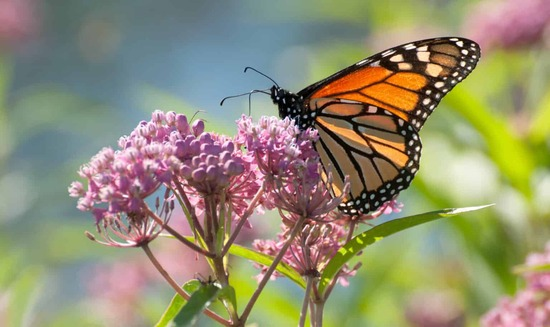
#> input picture Program & images/butterfly.jpg, 550 x 327 px
$ python work_2_2.py
#> lines starting #> are read from the running program, lines starting #| are printed output that depends on the picture
import numpy as np
import cv2

color = cv2.imread("butterfly.jpg", 1)
#> color is the input picture: shape (327, 550, 3); mean B, G, R 113.6, 141.5, 146.3
cv2.imshow("Image", color)
cv2.moveWindow("Image", 0, 0)               # window position to x=0 and y=0
print(color.shape)
#| (327, 550, 3)

height, width, channels = color.shape
#> height = 327; width = 550; channels = 3

b, g, r = cv2.split(color)                  # spliting separate colour channels
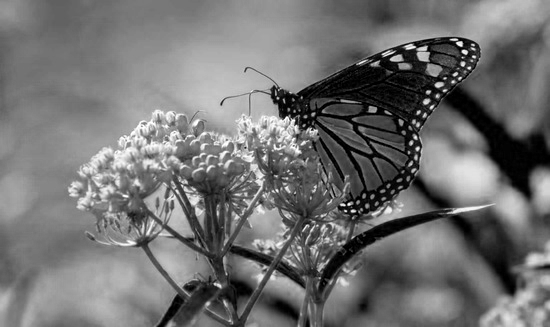
#> b: shape (327, 550); min 0, max 255, mean 113.6
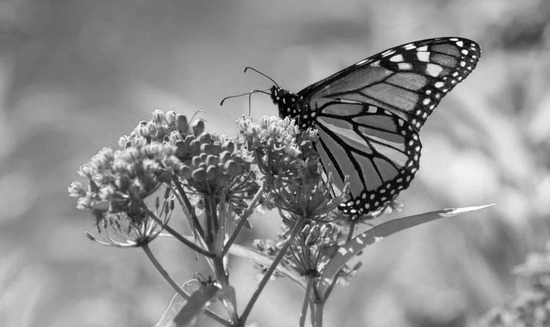
#> g: shape (327, 550); min 0, max 255, mean 141.5
rgb_split = np.empty([height, width*3, 3], 'uint8')

rgb_split[:, 0:width] = cv2.merge([b,b,b])
rgb_split[:, width:width*2] = cv2.merge([g,g,g])
rgb_split[:, width*2:width*3] = cv2.merge([r,r,r])
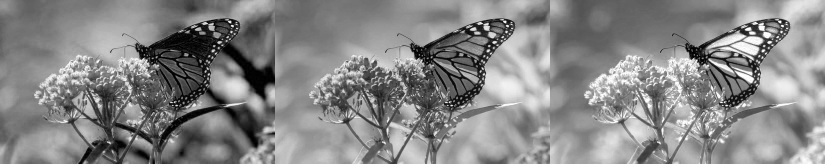
#> rgb_split: shape (327, 1650, 3) (shown at 1/2 size); min 0, max 255, mean 133.8

cv2.imshow("Channels", rgb_split)
cv2.moveWindow("Channels",0, height)        # postion it after height of original img

# RGB TO HSL CONVERSION
hsv = cv2.cvtColor(color, cv2.COLOR_BGR2HSV)
#> hsv: shape (327, 550, 3); mean H, S, V 67.6, 91.3, 159.7
h, s, v= cv2.split(hsv)
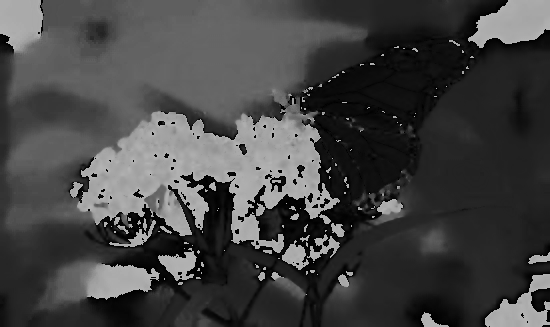
#> h: shape (327, 550); min 0, max 179, mean 67.6
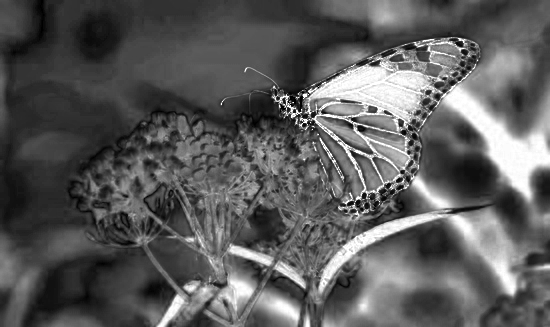
#> s: shape (327, 550); min 0, max 255, mean 91.3
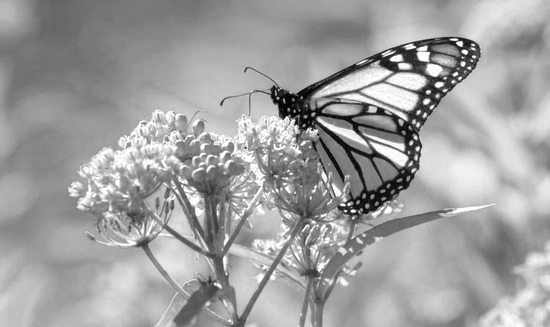
#> v: shape (327, 550); min 0, max 255, mean 159.7
hsv_split = np.concatenate((h,s,v), axis=1)     # img appear side by side (axis=1)
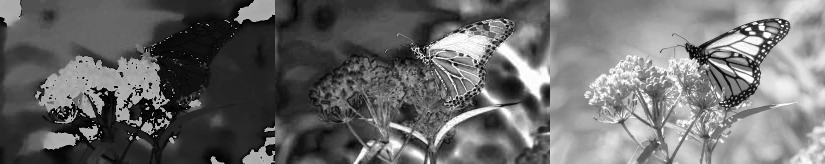
#> hsv_split: shape (327, 1650) (shown at 1/2 size); min 0, max 255, mean 106.2
cv2.imshow("HSL image", hsv_split)

cv2.waitKey(0)
cv2.destroyAllWindows()

$ run again, with Program & images/butterflies.jpg copied over Program & images/butterfly.jpg
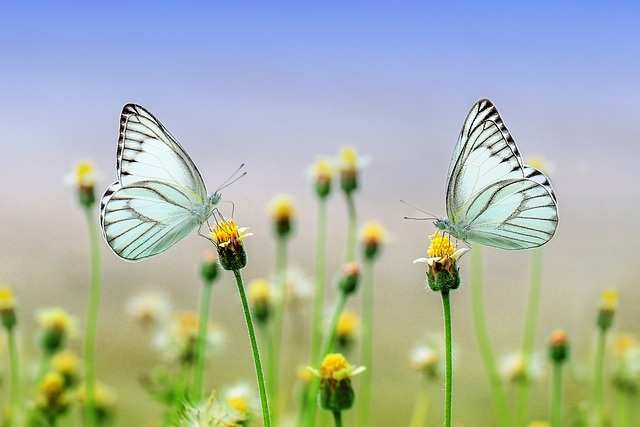
#> input picture Program & images/butterflies.jpg, 640 x 427 px
#> color is the input picture: shape (427, 640, 3); mean B, G, R 168.2, 180.2, 169.4
#| (427, 640, 3)
#> hsv: shape (427, 640, 3); mean H, S, V 69.3, 76.6, 200.3
#> `h, s, v= cv2.split(hsv)`:
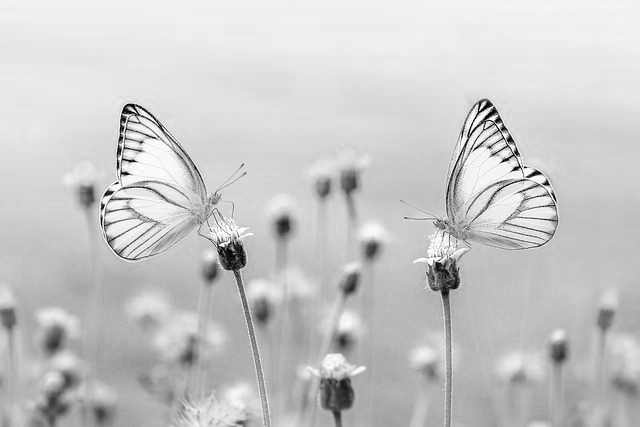
#> v: shape (427, 640); min 0, max 255, mean 200.3
#> `hsv_split = np.concatenate((h,s,v), axis=1)`:
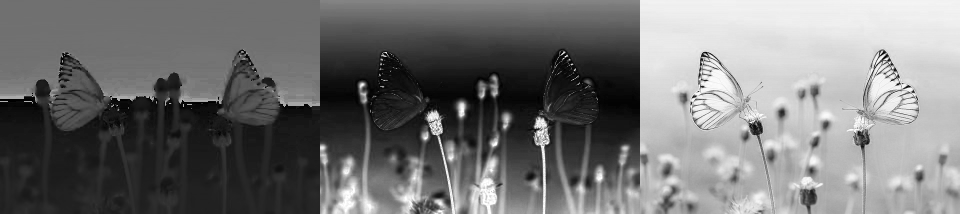
#> hsv_split: shape (427, 1920) (shown at 1/2 size); min 0, max 255, mean 115.4
